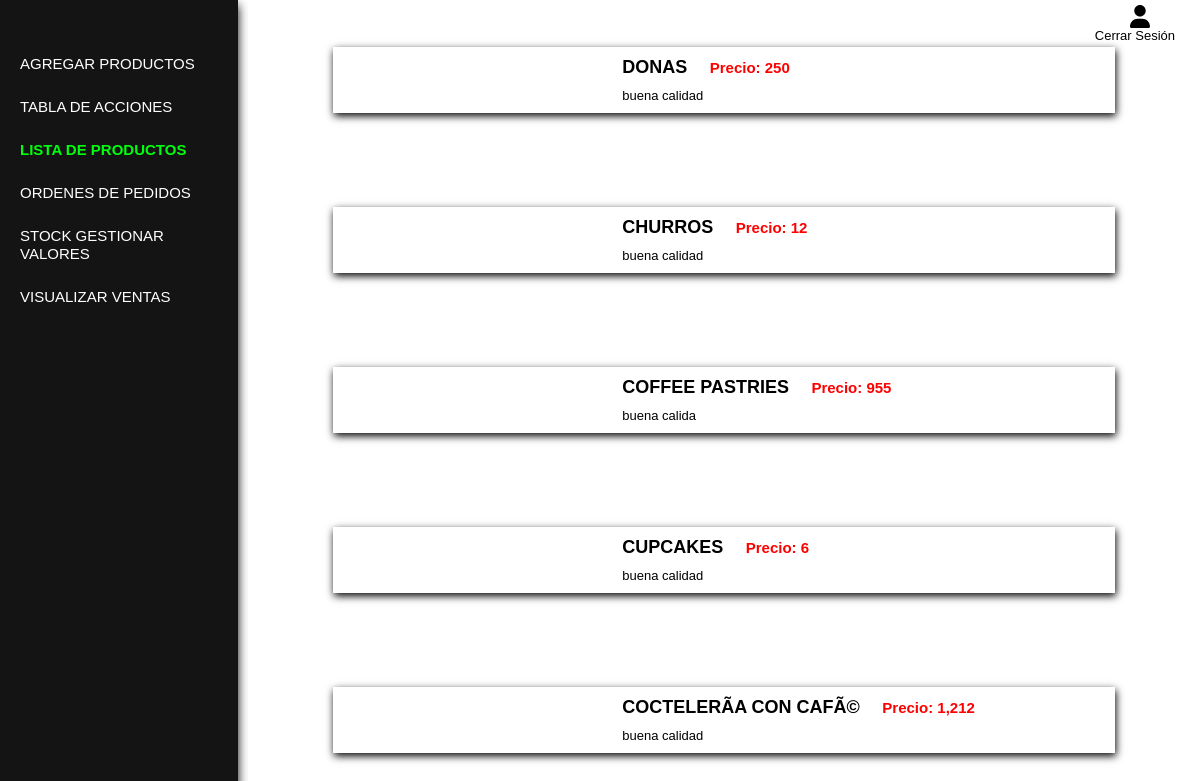
The page /vista/V-admin-listado.php (signed in) on the database its author committed.
### tables this page shows
CREATE TABLE IF NOT EXISTS `proyectos` (
  `id` int(11) NOT NULL AUTO_INCREMENT,
  `nombre` varchar(500) NOT NULL,
  `imagen` varchar(255) NOT NULL,
  `descripcion` text NOT NULL,
  `precio` decimal(10,0) NOT NULL,
  `peso` varchar(20) NOT NULL,
  `categoria` varchar(20) NOT NULL,
  `date` date NOT NULL,
  `cantidad` varchar(20) NOT NULL,
  PRIMARY KEY (`id`)
);

### controlador/C-admin-table-ver.php (called while the page is built)
<?php
include('../Modelo/config.php');
$resultado = mysqli_query($conn, "SELECT * FROM `proyectos`") or die('query failed');
?>

### vista/V-admin-listado.php (the view, shortened to what this page needs)
<?php
include('../controlador/C-admin-table-ver.php');
?>
<!DOCTYPE html>
<html lang="en">
<head>
  <link rel="stylesheet" href="../CSS/admin-style.css">
</head>
<body>
  <div class="cont-dashboard">
    <div class="con-cerrar">
      <div class="con-user">
        <img src="../IMG/user-solid (1).svg" alt="">
        <a href="../controlador/C-admin-cerrar.php">Cerrar sesión</a>
      </div>
    </div>
    <nav>
      <ul>
        <li><a href="./V-admin-insertar.php">Agregar productos</a></li>
        <li><a href="./V-admin-table.php">Tabla de acciones</a></li>
        <li><a class="activo" href="#">Lista de productos</a></li>
        <li><a href="./V-admin-ordenes.php">Ordenes de pedidos</a></li>
        <li><a href="./V-admin-gestionar-valores.php">stock Gestionar valores</a></li>
        <li><a href="./V-admin-ventas.php">Visualizar ventas</a></li>
      </ul>
    </nav>
    <section>
      <?php
                  if (mysqli_num_rows($resultado) > 0) {
                    while ($proyectos = mysqli_fetch_assoc($resultado)) {
      ?>
        <div class="cont-card">
          <div class="cont-img-card">
          </div>
          <div class="cont-detalle">
            <h2 class="title"><?php echo $proyectos['nombre']; ?></h2>
            <h3>Precio: <?php echo number_format($proyectos['precio']); ?></h3>
            <p class="texto"><?php echo $proyectos['descripcion']; ?></p>
          </div>
        </div>
      <?php
       }
      }else{
        echo "<h1 style='color:red;'>¡Ups no tines productos para visualizar!</h1>";
      }
      ?>
    </section>
  </div>
</body>
</html>

### CSS/admin-style.css (style rules this page uses)
* { margin: 0; padding: 0; font-family: Arial, Helvetica, sans-serif; }
img { width: 100px; }
.cont-dashboard { display: flex; gap: 10px; }
nav { height: 100vh; width: 20%; background-color: rgb(20, 20, 20); box-shadow: 0 5px 10px rgb(0, 0, 0); }
ul { margin: 50px 0; }
li { list-style: none; margin: 15px 0; padding: 5px 20px; transition: .5s; }
a { text-decoration: none; font-size: 15px; color: rgb(255, 255, 255); font-weight: 500; text-transform: uppercase; }
.activo { color: rgb(0, 255, 13); font-weight: bold; }
section { height: 100vh; width: 80%; background-color: rgb(255, 255, 255); display: flex; justify-content: center; align-items: center; flex-wrap: wrap; overflow: auto; position: relative; }
.cont-card { background-color: white; display: flex; justify-content: center; align-items: center; width: 80%; box-shadow: 1px 3px 8px black; gap: 25px; padding: 10px; margin: 20px; }
.cont-detalle { width: 60%; }
.cont-img-card { width: 30%; }
h2 { text-transform: uppercase; display: inline-block; margin: 0 18px 10px 0; font-size: 18px; }
h3 { font-size: 15px; color: red; display: inline-block; }
p { text-align: justify; font-size: 13px; }
.con-cerrar { position: absolute; width: 100%; background: transparent; top: 0; z-index: 10; }
.con-user { background-color: transparent; display: flex; flex-direction: column; justify-content: center; align-items: center; width: 100%; }
.con-user img { width: 20px; display: block; align-self: flex-end; padding-right: 50px; padding-top: 5px; }
.con-user a { color: black; text-transform: capitalize; font-size: 13px; align-self: flex-end; padding-right: 25px; }

### rows shown on the page
proyectos: nombre "DONAS", precio "250", descripcion "buena calidad"
proyectos: nombre "CHURROS", precio "12", descripcion "buena calidad"
proyectos: nombre "COFFEE PASTRIES", precio "955", descripcion "buena calida"
proyectos: nombre "CUPCAKES", precio "6", descripcion "buena calidad"
proyectos: nombre "COCTELERÃ­A CON CAFÃ©", precio "1,212", descripcion "buena calidad"
